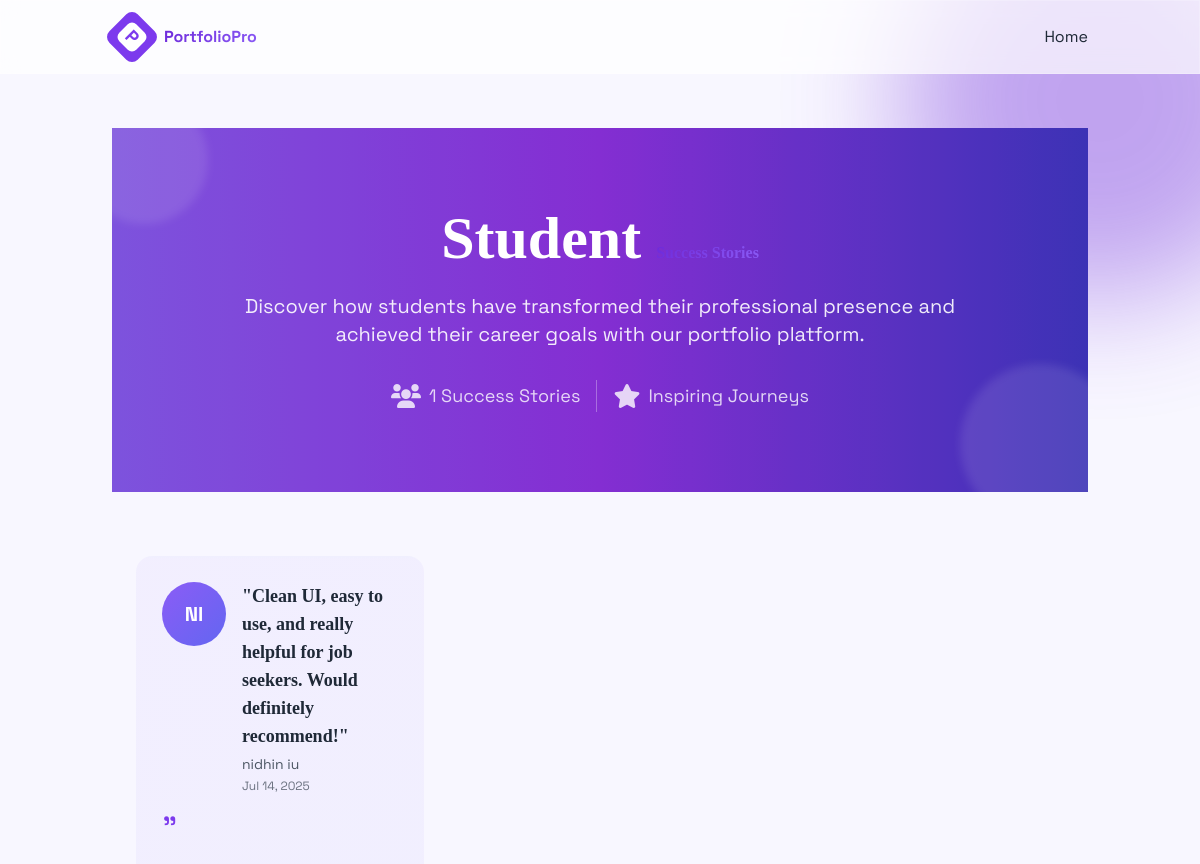
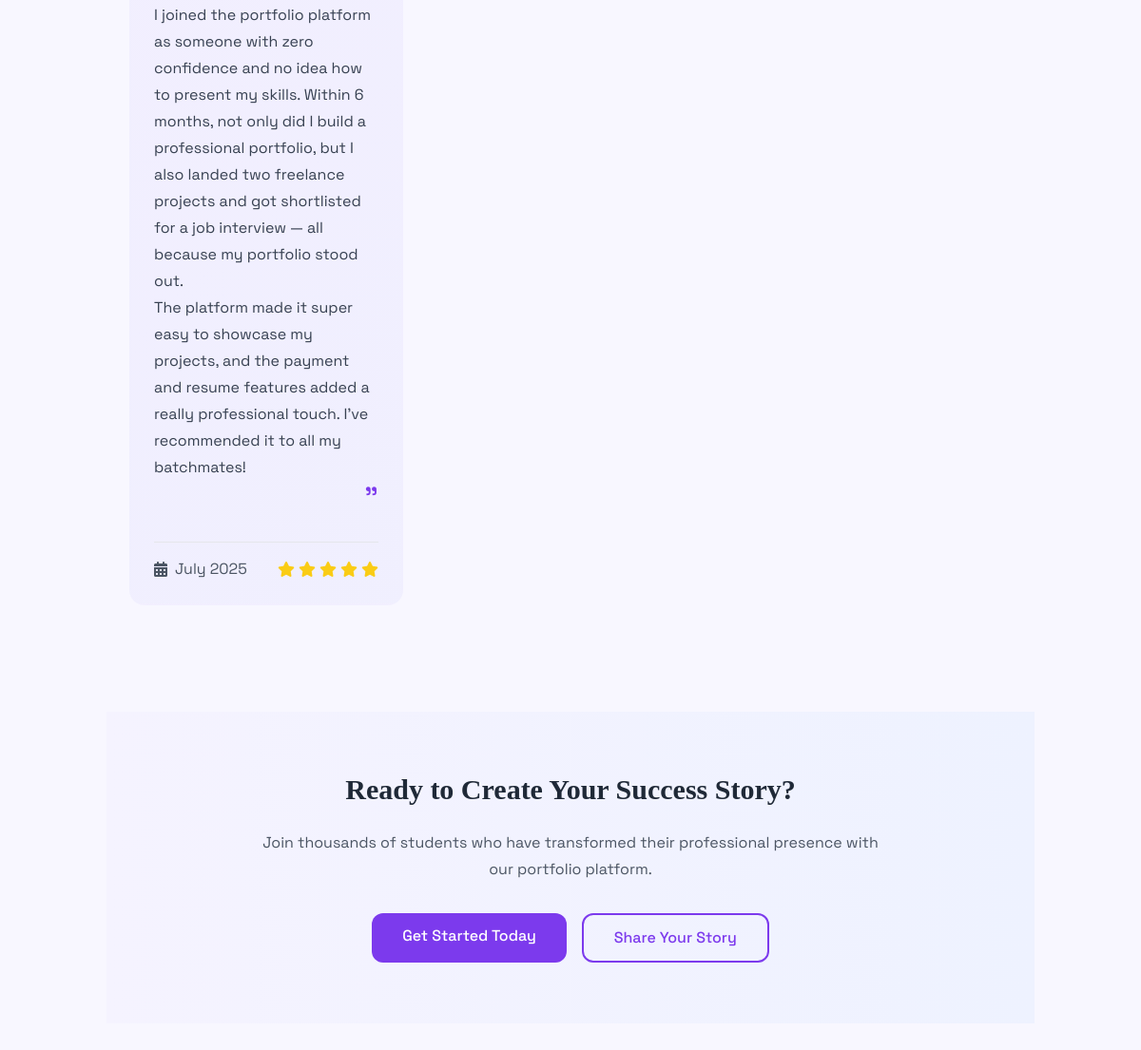
Page /success-stories/ on the committed database (2 pictures, top to bottom).
### users/models.py (models this page shows, shortened)
class SuccessStory(models.Model):
    user = models.ForeignKey(User, on_delete=models.CASCADE)
    title = models.CharField(max_length=255)
    story = models.TextField()
    created_at = models.DateTimeField(auto_now_add=True)
    is_approved = models.BooleanField(default=False)

### users/views.py (the view)
# urls.py: path('success-stories/', views.success_stories_page,
def success_stories_page(request):
    from django.core.paginator import Paginator
    success_stories = SuccessStory.objects.filter(
        is_approved=True).order_by('-created_at')
    paginator = Paginator(success_stories, 12)
    page_number = request.GET.get('page')
    page_obj = paginator.get_page(page_number)
    context = {
        'success_stories': page_obj,
        'total_stories': success_stories.count(),
    }
    return render(request, 'portfolio/success_stories_page.html', context)

### users/context_processors.py (called while the page is built, shortened)
def user_portfolio(request):
    return {'portfolio': None}

def pending_invitations_count(request):
    if request.user.is_authenticated and request.user.is_staff:
        count = StudentInvitation.objects.filter(status='pending').count()
        return {'pending_invitations_count': count}
    return {}

### users/templatetags/custom_filters.py (called while the page is built)
@register.filter
def multiply(value, arg):
    try:
        return float(value) * float(arg)
    except (ValueError, TypeError):
        return value

### templates/portfolio/success_stories_page.html (shortened to what this page needs)
{% extends 'portfolio/base.html' %}
{% load static %}
{% load custom_filters %}
{% block content %}
<div class="min-h-screen bg-[#f8f7ff]">
    <div class="relative overflow-hidden bg-gradient-to-r from-violet-500 via-purple-600 to-indigo-700 py-16 md:py-20">
        <div class="absolute inset-0 bg-black/10"></div>
        <div class="absolute -top-8 -left-8 w-32 h-32 bg-white/10 rounded-full blur-sm"></div>
        <div class="absolute -bottom-8 -right-8 w-40 h-40 bg-white/10 rounded-full blur-sm"></div>
        <div class="relative container mx-auto px-6 text-center">
            <h1 class="text-4xl md:text-6xl font-bold text-white mb-6">
                Student <span class="gradient-text">Success Stories</span>
            </h1>
            <p class="text-xl text-white/90 max-w-3xl mx-auto mb-8">
                Discover how students have transformed their professional presence and achieved their career goals with
                our portfolio platform.
            </p>
            <div class="flex items-center justify-center gap-4 text-white/80">
                <div class="flex items-center gap-2">
                    <i class="fas fa-users text-2xl"></i>
                    <span class="text-lg">{{ total_stories }} Success Stories</span>
                </div>
                <div class="flex items-center gap-2">
                    <i class="fas fa-star text-2xl"></i>
                    <span class="text-lg">Inspiring Journeys</span>
                </div>
            </div>
        </div>
    </div>
    <div class="container mx-auto px-6 py-16">
        {% if success_stories %}
        <div class="grid grid-cols-1 md:grid-cols-2 lg:grid-cols-3 gap-8 mb-12">
            {% for story in success_stories %}
            <div class="story-card rounded-2xl p-6 fade-in"
                style="animation-delay: {{ forloop.counter0|multiply:0.1 }}s;">
                <div class="flex items-start gap-4 mb-4">
                    <div
                        class="story-avatar w-16 h-16 rounded-full flex items-center justify-center text-white font-bold text-xl flex-shrink-0">
                        {{ story.user.username|slice:":2"|upper }}
                    </div>
                    <div class="flex-1">
                        <h3 class="font-bold text-lg text-gray-800 mb-1">{{ story.title }}</h3>
                        <p class="text-sm text-gray-600">{{ story.user.get_full_name|default:story.user.username }}</p>
                        <p class="text-xs text-gray-500 mt-1">{{ story.created_at|date:"M d, Y" }}</p>
                    </div>
                </div>
                <div class="relative">
                    <div class="text-violet-600 text-4xl mb-3">"</div>
                    <p class="text-gray-700 leading-relaxed mb-4">{{ story.story|linebreaks }}</p>
                    <div class="text-violet-600 text-4xl text-right">"</div>
                </div>
                <div class="mt-6 pt-4 border-t border-gray-200">
                    <div class="flex items-center justify-between">
                        <div class="flex items-center gap-2 text-sm text-gray-600">
                            <i class="fas fa-calendar-alt"></i>
                            <span>{{ story.created_at|date:"F Y" }}</span>
                        </div>
                        <div class="flex items-center gap-1">
                            <i class="fas fa-star text-yellow-400"></i>
                            <i class="fas fa-star text-yellow-400"></i>
                            <i class="fas fa-star text-yellow-400"></i>
                            <i class="fas fa-star text-yellow-400"></i>
                            <i class="fas fa-star text-yellow-400"></i>
                        </div>
                    </div>
                </div>
            </div>
            {% endfor %}
        </div>
        {% endif %}
    </div>
    <div class="bg-gradient-to-r from-violet-50 to-indigo-50 py-16">
        <div class="container mx-auto px-6 text-center">
            <h2 class="text-3xl font-bold text-gray-800 mb-6">Ready to Create Your Success Story?</h2>
            <p class="text-gray-600 mb-8 max-w-2xl mx-auto">
                Join thousands of students who have transformed their professional presence with our portfolio platform.
            </p>
            <div class="flex flex-col sm:flex-row gap-4 justify-center">
                <a href="{% url 'register' %}"
                    class="btn-hover-effect bg-violet-600 hover:bg-violet-700 text-white px-8 py-3 rounded-xl font-medium transition-all">
                    Get Started Today
                </a>
                <a href="{% url 'submit_success_story' %}"
                    class="btn-hover-effect border-2 border-violet-600 text-violet-600 hover:bg-violet-600 hover:text-white px-8 py-3 rounded-xl font-medium transition-all">
                    Share Your Story
                </a>
            </div>
        </div>
    </div>
</div>
{% endblock %}

### static/css/portfolio_universal.css (style rules this page uses)
:root { --font-size-xs: 0.75rem; --font-size-sm: 0.875rem; --font-size-base: 1rem; --font-size-lg: 1.125rem; --font-size-xl: 1.25rem; --font-size-2xl: 1.5rem; --font-size-3xl: 1.875rem; --font-size-4xl: 2.25rem; --font-size-5xl: 3rem; --font-size-6xl: 3.75rem; --line-height-tight: 1.25; --line-height-normal: 1.5; --line-height-relaxed: 1.75; --font-weight-light: 300; --font-weight-normal: 400; --font-weight-medium: 500; --font-weight-semibold: 600; --font-weight-bold: 700; --font-weight-extrabold: 800; --spacing-xs: 0.25rem; --spacing-sm: 0.5rem; --spacing-md: 1rem; --spacing-lg: 1.5rem; --spacing-xl: 2rem; --spacing-2xl: 3rem; --spacing-3xl: 4rem; --header-height: 80px; --card-height: 300px; --button-height: 48px; --input-height: 44px; --section-padding: 6rem; --form-height: 50px; --table-row-height: 60px; --container-max-width: 1200px; --card-min-width: 300px; --button-min-width: 120px; --form-max-width: 600px; --sidebar-width: 280px; --border-radius-sm: 4px; --border-radius-md: 8px; --border-radius-lg: 12px; --border-radius-xl: 16px; --shadow-sm: 0 1px 3px rgba(0, 0, 0, 0.1); --shadow-md: 0 4px 6px rgba(0, 0, 0, 0.1); --shadow-lg: 0 10px 15px rgba(0, 0, 0, 0.1); --shadow-xl: 0 20px 25px rgba(0, 0, 0, 0.1); --primary: #6d28d9; --primary-light: #8b5cf6; --primary-dark: #5b21b6; --secondary: #ec4899; --accent: #10b981; --success: #22c55e; --warning: #f59e0b; --error: #ef4444; --info: #3b82f6; --dark: #1f2937; --light: #f9fafb; --gray: #6b7280; --gray-light: #d1d5db; --border: #e5e7eb; --text: #374151; --text-light: #6b7280; }
* { margin: 0; padding: 5; box-sizing: border-box; font-size: var(--font-size-base); line-height: var(--line-height-normal); }
html { scroll-behavior: smooth; scroll-padding-top: var(--header-height); }
body { font-family: 'Inter', 'Lato', 'Arial', sans-serif; line-height: var(--line-height-relaxed); overflow-x: hidden; color: var(--text); background-color: var(--light); }
h1, h2, h3, h4, h5, h6 { font-family: 'Playfair Display', 'Georgia', serif; font-weight: var(--font-weight-bold); line-height: var(--line-height-tight); margin-bottom: var(--spacing-md); color: var(--dark); }
h1 { font-size: var(--font-size-4xl); margin-bottom: var(--spacing-lg); }
h2 { font-size: var(--font-size-3xl); margin-bottom: var(--spacing-md); }
h3 { font-size: var(--font-size-2xl); margin-bottom: var(--spacing-sm); }
p { font-size: var(--font-size-base); line-height: var(--line-height-relaxed); margin-bottom: var(--spacing-md); color: var(--text); }
a { font-size: var(--font-size-base); font-weight: var(--font-weight-normal); text-decoration: none; transition: all 0.3s ease; color: var(--primary); }
.container { max-width: var(--container-max-width); margin: 0 auto; padding: 0 var(--spacing-lg); }
.text-sm { font-size: var(--font-size-sm); }
.text-lg { font-size: var(--font-size-lg); }
.text-xl { font-size: var(--font-size-xl); }
.text-2xl { font-size: var(--font-size-2xl); }
.text-3xl { font-size: var(--font-size-3xl); }
.text-4xl { font-size: var(--font-size-4xl); }
.font-medium { font-weight: var(--font-weight-medium); }
.font-bold { font-weight: var(--font-weight-bold); }
.text-center { text-align: center; }
.text-right { text-align: right; }
.flex { display: flex; }
.flex-col { flex-direction: column; }
.items-center { align-items: center; }
.justify-center { justify-content: center; }
.justify-between { justify-content: space-between; }
.grid { display: grid; }

### templates/portfolio/base.html (style rules this page uses)
:root { --primary-color: #6d28d9; --secondary-color: #7c3aed; --accent-color: #8b5cf6; --dark-color: #1e1b4b; --light-color: #f5f3ff; }
body { font-family: 'Space Grotesk', sans-serif; background-color: #f8f7ff; color: #1f1f1f; overflow-x: hidden; }
.gradient-text { background: linear-gradient(135deg, var(--primary-color), var(--accent-color)); -webkit-background-clip: text; background-clip: text; color: transparent; }
.btn-hover-effect { position: relative; overflow: hidden; transition: all 0.4s ease; z-index: 1; }
.btn-hover-effect:before { content: ''; position: absolute; top: 0; left: 0; width: 0%; height: 100%; background: rgba(255, 255, 255, 0.2); transition: all 0.4s ease; z-index: -1; }

### templates/portfolio/success_stories_page.html (style rules this page uses)
.story-card { transition: all 0.3s ease; border: 2px solid transparent; background: linear-gradient(135deg, rgba(139, 92, 246, 0.05) 0%, rgba(99, 102, 241, 0.05) 100%); }
.story-avatar { background: linear-gradient(135deg, #8b5cf6 0%, #6366f1 100%); }
.fade-in { animation: fadeInUp 0.6s ease-out; }

### rows in the picture
SuccessStory: user.username "NI", title "\"Clean UI, easy to use, and really helpful for job seekers. Would definitely recommend!\"", user.get_full_name "nidhin iu", created_at "Jul 14, 2025", story "I joined the portfolio platform as someone with zero confidence and no idea how to present my skills. Within 6 months, not only did I build a professional portfolio, but I also landed two freelance projects and got shortlisted for a job interview — all because my portfolio stood out. The platform made it super easy to showcase my projects, and the payment and resume features added a really professional touch. I’ve recommended it to all my batchmates!", created_at "July 2025"

### other values in the picture
{{ total_stories }} "1"
